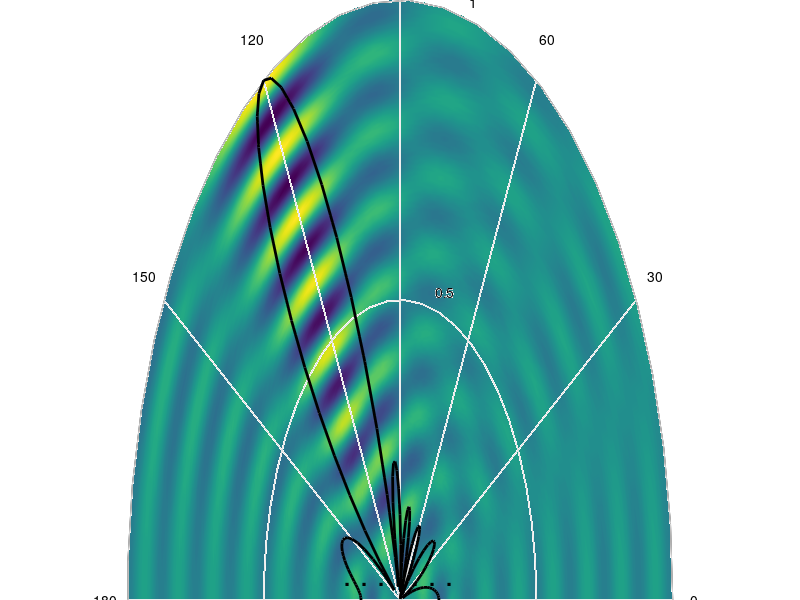

Reproduce this figure in MATLAB.
clear all; clc;
%% Simulation parameters
freq = 1e9; % Hz
c = 3e8; % free space speed
lambda = c/freq;
T = 1/freq;
omega = 2*pi*freq;
k = 2*pi/lambda;
az = 7; % Number of array elements
Ns = 30; % Number of samples per wavelength
ds = lambda/Ns; % Spatial Discretization
Nt = 35; % Number of time samples per period
dt = T/Nt; % Temporal discretization
t = 0:dt:(1*T); % Increase the number of periods here for longer simulations
R = (0*lambda):ds:(8*lambda);
Ntheta = 240; % Number of angular discretization
dtheta = 2*pi/Ntheta;
theta = 0:dtheta:(2*pi);

% CHANGE HERE FOR PART 1A (i)
deltaAll = [0, pi/6, pi/3, pi/2]; % 0°, 30°, 60°, 90°
% ORIGINAL
%deltaAll=0:dtheta:2*pi;

%% Generate Domain
x=R.'*cos(theta);
y=R.'*sin(theta);
%% Output properties
teal = [ 0 0.5 0.5]; % maps for unconventional coloring
origBrownColor=[114/256 70/256 43/256];
%% Animate
for ps=1:length(deltaAll) % Sweep through angles

 delta=deltaAll(ps);

 % for it=1:length(t) % Sweep through time
 for it=1:1 % For t=0

     % --- d=lambda/2 --------------------
     d = lambda/2;
     %=== Update the distances below when adding/removing array elements===
     r1y=0; r1x=-3*d;
     r2y=0; r2x=-2*d;
     r3y=0; r3x=-d;
     r4y=0; r4x=0;
     r5y=0; r5x=d;
     r6y=0; r6x=2*d;
     r7y=0; r7x=3*d;
    
     %=== Update below when adding/removing array elements===
     for ix=1:length(R)
         for iy=1:length(theta)
             R1=sqrt( (x(ix,iy)-r1x)^2 + (y(ix,iy)-r1y)^2 );
             E1(ix,iy) = cos(omega * t(it) - k*R1 + delta*-3) ;
            
             R2=sqrt( (x(ix,iy)-r2x)^2 + (y(ix,iy)-r2y)^2 );
             E2(ix,iy) = cos(omega * t(it) - k*R2 + delta*-2) ;
            
             R3=sqrt( (x(ix,iy)-r3x)^2 + (y(ix,iy)-r3y)^2 );
             E3(ix,iy) = cos(omega * t(it) - k*R3 + delta*-1) ;
            
             R4=sqrt( (x(ix,iy)-r4x)^2 + (y(ix,iy)-r4y)^2 );
             E4(ix,iy) = cos(omega * t(it) - k*R4 + delta*0) ;
            
             R5=sqrt( (x(ix,iy)-r5x)^2 + (y(ix,iy)-r5y)^2 );
             E5(ix,iy) = cos(omega * t(it) - k*R5 + delta*1) ;
            
             R6=sqrt( (x(ix,iy)-r6x)^2 + (y(ix,iy)-r6y)^2 );
             E6(ix,iy) = cos(omega * t(it) - k*R6 + delta*2) ;
            
             R7=sqrt( (x(ix,iy)-r7x)^2 + (y(ix,iy)-r7y)^2 );
             E7(ix,iy) = cos(omega * t(it) - k*R7 + delta*3) ;
         end
     end
    
     E=E1+E2+E3+E4+E5+E6+E7;
     % -----------------------------------------------------------------
    
    
     % Array factor
     f1=figure (10); clf; set(gcf,'Color',[1 1 1]); Fs=10;
     sp1=subplot(1,2,1); set(gca,'FontSize',Fs);
     d = lambda/2;
     A = ones(1,az); % (Relative) Amplitude distribution for each array element
    
     Fa=zeros(1,length(theta));
     for i=0:(length(A)-1)
         temp = (A(i+1) * exp(-1i*i*delta + 1i*k*(i*d-((length(A)-1)/2)*d)*cos(theta)));
         Fa = Fa + temp;
     end
    
     Fa=abs(Fa);
     kk=polar(theta,-Fa/max(Fa)); hold on; axis off
    
     % Remove ticks from graph
     set(findall(gca,'String','210'),'String',' ')
     set(findall(gca,'String','240'),'String',' ')
     set(findall(gca,'String','270'),'String',' ')
     set(findall(gca,'String','300'),'String',' ')
     set(findall(gca,'String','330'),'String',' ')
    
    
     %%
     pcolor(x/max(max(x)),y/max(max(y)),E); shading interp;
     pbaspect([1 1 1]); %axis off;
     ylim([0 1])
    
     kk=polar(theta,-Fa/max(Fa),'k'); set(kk,'LineWidth',2); hold on;
     set(sp1,'Position',[0 0 1 1])
    
     xlabel('Antenna separation: d=\lambda/2','FontSize',Fs+2,'FontName','Century Gothic')
     angleDeg = floor(delta/pi*180);
     textStr = ['{\bf Relative phase difference: \delta = ' num2str(angleDeg) '°}'];
     text(-0.85, 1.15, textStr, 'FontSize', Fs+2, 'Color', teal, 'FontName', 'Century Gothic');
    
    
     % Array locations (For visualization)
     %=== Update the text(...) commands below when adding/removing array elements===
     yoffset=0.04;
     xloc=-0.02; yloc=0.067;
     text(xloc,yloc-yoffset,1,'.','FontSize',Fs+12)
     text(d/max(max(x))+xloc,yloc-yoffset,1,'.','FontSize',Fs+12)
     text(2*d/max(max(x))+xloc,yloc-yoffset,1,'.','FontSize',Fs+12)
     text(3*d/max(max(x))+xloc,yloc-yoffset,1,'.','FontSize',Fs+12)
     text(-d/max(max(x))+xloc,yloc-yoffset,1,'.','FontSize',Fs+12)
     text(-2*d/max(max(x))+xloc,yloc-yoffset,1,'.','FontSize',Fs+12)
     text(-3*d/max(max(x))+xloc,yloc-yoffset,1,'.','FontSize',Fs+12)

 end

end